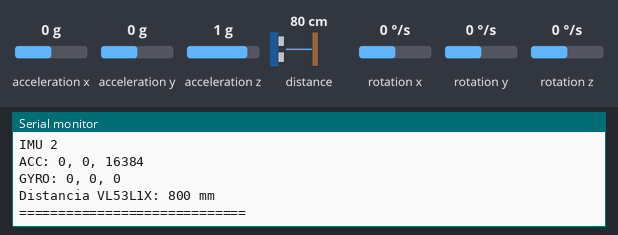
The sketch below on a simulated Arduino Uno, built for the host (arithmetic inside an expression is 32-bit, double 64-bit). Shown: the last lines printed to the serial monitor. Wiring (inferred from the names in the program): MPU-6050 motion sensor at I2C address 0x68. The inputs (shaded band) are chosen by the test bench; at power-on: acceleration x 0 g, acceleration y 0 g, acceleration z 1 g, distance to the obstacle 80 cm, rotation x 0 °/s, rotation y 0 °/s, rotation z 0 °/s.

Above: at 3.4 s.
3.5 s: acceleration x set to -1.4 g
5.0 s: acceleration y set to -1.4 g
6.5 s: acceleration z set to -1.4 g
8.0 s: distance to the obstacle set to 2 cm
At 8.37 s:
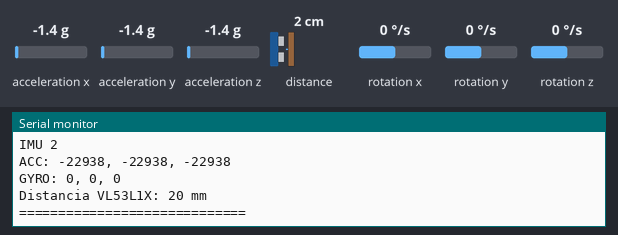
9.5 s: rotation x set to -192 °/s
At 9.86 s:
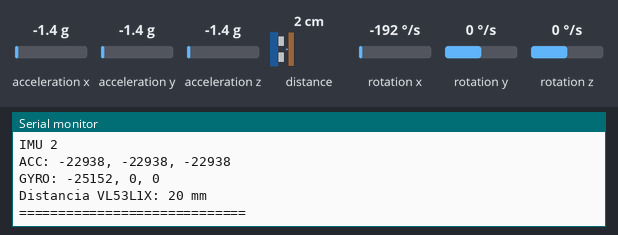

The sketch:

printIMUs_LidarOptSensor.ino
```cpp
#include <Wire.h>
#include <VL53L1X.h>

#define MPU_ADDR 0x68

TwoWire imu1(8, 9);      // GP8 SDA, GP9 SCL
TwoWire imu2(10, 11);    // GP10 SDA, GP11 SCL

VL53L1X tof;

// ======================================================
// MPU-6050
// ======================================================

void initMPU(TwoWire &i2c)
{
  i2c.begin();

  i2c.beginTransmission(MPU_ADDR);
  i2c.write(0x6B);      // PWR_MGMT_1
  i2c.write(0x00);      // Wake up
  i2c.endTransmission(true);

  delay(100);
}

bool readMPU(TwoWire &i2c,
             int16_t &ax, int16_t &ay, int16_t &az,
             int16_t &gx, int16_t &gy, int16_t &gz)
{
  i2c.beginTransmission(MPU_ADDR);
  i2c.write(0x3B);

  if (i2c.endTransmission(false) != 0)
    return false;

  if (i2c.requestFrom(MPU_ADDR, 14) < 14)
    return false;

  ax = (i2c.read() << 8) | i2c.read();
  ay = (i2c.read() << 8) | i2c.read();
  az = (i2c.read() << 8) | i2c.read();

  i2c.read();
  i2c.read(); // temperatura

  gx = (i2c.read() << 8) | i2c.read();
  gy = (i2c.read() << 8) | i2c.read();
  gz = (i2c.read() << 8) | i2c.read();

  return true;
}

// ======================================================
// SETUP
// ======================================================

void setup()
{
  Serial.begin(115200);
  delay(2000);

  Serial.println("Inicializando sensores...");

  initMPU(imu1);
  initMPU(imu2);

  // VL53L1X no mesmo barramento da IMU1
  tof.setBus(&imu1);

  if (!tof.init())
  {
    Serial.println("ERRO: VL53L1X nao encontrado!");
    while (1);
  }

  tof.setDistanceMode(VL53L1X::Long);
  tof.setMeasurementTimingBudget(50000);
  tof.startContinuous(50);

  Serial.println("Sensores inicializados.");
}

// ======================================================
// LOOP
// ======================================================

void loop()
{
  int16_t ax1, ay1, az1, gx1, gy1, gz1;
  int16_t ax2, ay2, az2, gx2, gy2, gz2;

  bool ok1 = readMPU(imu1, ax1, ay1, az1, gx1, gy1, gz1);
  bool ok2 = readMPU(imu2, ax2, ay2, az2, gx2, gy2, gz2);

  uint16_t distancia = tof.read();

  Serial.println("\n========== LEITURA ==========");

  // ---------------- IMU 1 ----------------

  if (ok1)
  {
    Serial.println("IMU 1");

    Serial.print("ACC: ");
    Serial.print(ax1);
    Serial.print(", ");
    Serial.print(ay1);
    Serial.print(", ");
    Serial.println(az1);

    Serial.print("GYRO: ");
    Serial.print(gx1);
    Serial.print(", ");
    Serial.print(gy1);
    Serial.print(", ");
    Serial.println(gz1);
  }
  else
  {
    Serial.println("ERRO IMU 1");
  }

  // ---------------- IMU 2 ----------------

  if (ok2)
  {
    Serial.println("IMU 2");

    Serial.print("ACC: ");
    Serial.print(ax2);
    Serial.print(", ");
    Serial.print(ay2);
    Serial.print(", ");
    Serial.println(az2);

    Serial.print("GYRO: ");
    Serial.print(gx2);
    Serial.print(", ");
    Serial.print(gy2);
    Serial.print(", ");
    Serial.println(gz2);
  }
  else
  {
    Serial.println("ERRO IMU 2");
  }

  // ---------------- VL53L1X ----------------

  if (tof.timeoutOccurred())
  {
    Serial.println("VL53L1X TIMEOUT");
  }
  else
  {
    Serial.print("Distancia VL53L1X: ");
    Serial.print(distancia);
    Serial.println(" mm");
  }

  Serial.println("=============================");

  delay(250);
}
```

Measured:
- after the input at 8.0 s, the serial monitor: prints a new line after 0.17 s (image 1)
- after the input at 9.5 s, the serial monitor: prints a new line after 0.15 s (image 2)
